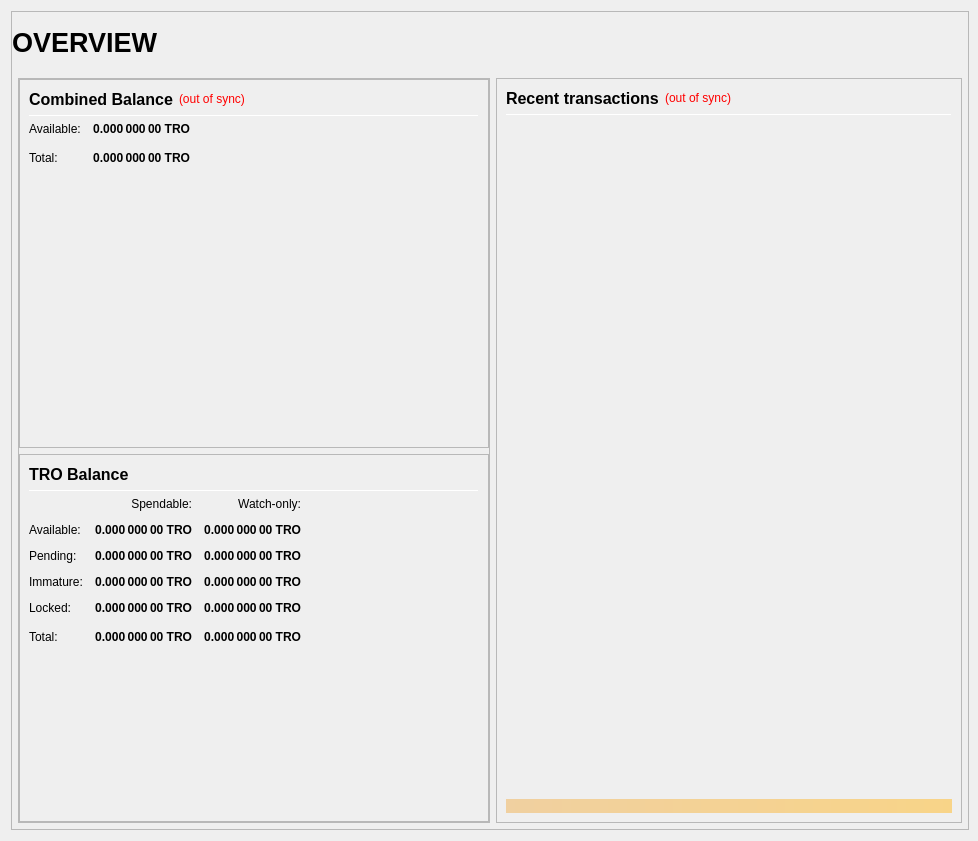
<?xml version="1.0" encoding="UTF-8"?>
<ui version="4.0">
 <class>OverviewPage</class>
 <widget class="QWidget" name="OverviewPage">
  <property name="geometry">
   <rect>
    <x>0</x>
    <y>0</y>
    <width>978</width>
    <height>841</height>
   </rect>
  </property>
  <property name="minimumSize">
   <size>
    <width>960</width>
    <height>682</height>
   </size>
  </property>
  <property name="windowTitle">
   <string>Form</string>
  </property>
  <layout class="QVBoxLayout" name="topLayout" stretch="1">
   <property name="rightMargin">
    <number>9</number>
   </property>
   <item>
    <widget class="QFrame" name="frame_BG">
     <property name="minimumSize">
      <size>
       <width>850</width>
       <height>610</height>
      </size>
     </property>
     <property name="maximumSize">
      <size>
       <width>16777215</width>
       <height>16777215</height>
      </size>
     </property>
     <property name="frameShape">
      <enum>QFrame::StyledPanel</enum>
     </property>
     <property name="frameShadow">
      <enum>QFrame::Raised</enum>
     </property>
     <layout class="QVBoxLayout" name="verticalLayout_3" stretch="1">
      <property name="leftMargin">
       <number>0</number>
      </property>
      <property name="topMargin">
       <number>0</number>
      </property>
      <property name="rightMargin">
       <number>0</number>
      </property>
      <property name="bottomMargin">
       <number>6</number>
      </property>
      <item>
       <layout class="QVBoxLayout" name="verticalLayout_Master" stretch="0,1">
        <property name="leftMargin">
         <number>0</number>
        </property>
        <property name="topMargin">
         <number>0</number>
        </property>
        <property name="rightMargin">
         <number>0</number>
        </property>
        <property name="bottomMargin">
         <number>0</number>
        </property>
        <item>
         <widget class="QFrame" name="frame_Header">
          <layout class="QVBoxLayout" name="verticalLayout_Header" stretch="0">
           <property name="leftMargin">
            <number>0</number>
           </property>
           <property name="topMargin">
            <number>0</number>
           </property>
           <property name="rightMargin">
            <number>0</number>
           </property>
           <property name="bottomMargin">
            <number>0</number>
           </property>
           <item>
            <layout class="QHBoxLayout" name="horizontalLayout_Header" stretch="1,0,1">
             <property name="spacing">
              <number>6</number>
             </property>
             <item>
              <widget class="QLabel" name="labelOverviewHeaderLeft">
               <property name="minimumSize">
                <size>
                 <width>464</width>
                 <height>60</height>
                </size>
               </property>
               <property name="maximumSize">
                <size>
                 <width>16777215</width>
                 <height>60</height>
                </size>
               </property>
               <property name="font">
                <font>
                 <pointsize>20</pointsize>
                 <weight>75</weight>
                 <bold>true</bold>
                </font>
               </property>
               <property name="text">
                <string>OVERVIEW</string>
               </property>
               <property name="alignment">
                <set>Qt::AlignLeading|Qt::AlignLeft|Qt::AlignVCenter</set>
               </property>
              </widget>
             </item>
             <item>
              <spacer name="horizontalSpacer_Header">
               <property name="orientation">
                <enum>Qt::Horizontal</enum>
               </property>
               <property name="sizeHint" stdset="0">
                <size>
                 <width>40</width>
                 <height>20</height>
                </size>
               </property>
              </spacer>
             </item>
             <item>
              <widget class="QLabel" name="labelOverviewHeaderRight">
               <property name="minimumSize">
                <size>
                 <width>464</width>
                 <height>60</height>
                </size>
               </property>
               <property name="maximumSize">
                <size>
                 <width>16777215</width>
                 <height>60</height>
                </size>
               </property>
               <property name="font">
                <font>
                 <pointsize>14</pointsize>
                </font>
               </property>
               <property name="text">
                <string/>
               </property>
               <property name="alignment">
                <set>Qt::AlignRight|Qt::AlignTrailing|Qt::AlignVCenter</set>
               </property>
              </widget>
             </item>
            </layout>
           </item>
          </layout>
         </widget>
        </item>
        <item>
         <widget class="QFrame" name="frame_Content">
          <layout class="QVBoxLayout" name="verticalLayout_Content">
           <property name="leftMargin">
            <number>6</number>
           </property>
           <property name="topMargin">
            <number>0</number>
           </property>
           <property name="rightMargin">
            <number>6</number>
           </property>
           <property name="bottomMargin">
            <number>0</number>
           </property>
           <item>
            <layout class="QHBoxLayout" name="horizontalLayout_Content" stretch="1,1">
             <property name="spacing">
              <number>6</number>
             </property>
             <item>
              <layout class="QVBoxLayout" name="verticalLayout_left" stretch="1">
               <item>
                <widget class="QFrame" name="frameObfuscation">
                 <property name="minimumSize">
                  <size>
                   <width>0</width>
                   <height>0</height>
                  </size>
                 </property>
                 <property name="frameShape">
                  <enum>QFrame::StyledPanel</enum>
                 </property>
                 <property name="frameShadow">
                  <enum>QFrame::Raised</enum>
                 </property>
                 <layout class="QVBoxLayout" name="verticalLayout" stretch="0,0,0">
                  <property name="leftMargin">
                   <number>0</number>
                  </property>
                  <property name="topMargin">
                   <number>0</number>
                  </property>
                  <property name="rightMargin">
                   <number>0</number>
                  </property>
                  <property name="bottomMargin">
                   <number>0</number>
                  </property>
                  <item>
                   <widget class="QFrame" name="frame_CombinedBalances">
                    <property name="minimumSize">
                     <size>
                      <width>470</width>
                      <height>0</height>
                     </size>
                    </property>
                    <property name="frameShape">
                     <enum>QFrame::StyledPanel</enum>
                    </property>
                    <property name="frameShadow">
                     <enum>QFrame::Raised</enum>
                    </property>
                    <layout class="QVBoxLayout" name="verticalLayout_5">
                     <item>
                      <layout class="QHBoxLayout" name="horizontalLayout_5" stretch="0,0,0">
                       <item>
                        <widget class="QLabel" name="label_5z">
                         <property name="minimumSize">
                          <size>
                           <width>0</width>
                           <height>20</height>
                          </size>
                         </property>
                         <property name="font">
                          <font>
                           <pointsize>12</pointsize>
                           <weight>75</weight>
                           <bold>true</bold>
                          </font>
                         </property>
                         <property name="toolTip">
                          <string>Combined Balance (including unconfirmed and immature coins)</string>
                         </property>
                         <property name="text">
                          <string>Combined Balance</string>
                         </property>
                        </widget>
                       </item>
                       <item>
                        <widget class="QLabel" name="labelWalletStatus">
                         <property name="cursor">
                          <cursorShape>WhatsThisCursor</cursorShape>
                         </property>
                         <property name="toolTip">
                          <string>The displayed information may be out of date. Your wallet automatically synchronizes with the Trunk network after a connection is established, but this process has not completed yet.</string>
                         </property>
                         <property name="styleSheet">
                          <string notr="true">QLabel { color: red; }</string>
                         </property>
                         <property name="text">
                          <string notr="true">(out of sync)</string>
                         </property>
                         <property name="alignment">
                          <set>Qt::AlignLeading|Qt::AlignLeft|Qt::AlignVCenter</set>
                         </property>
                        </widget>
                       </item>
                       <item>
                        <spacer name="horizontalSpacer_1">
                         <property name="orientation">
                          <enum>Qt::Horizontal</enum>
                         </property>
                         <property name="sizeHint" stdset="0">
                          <size>
                           <width>40</width>
                           <height>20</height>
                          </size>
                         </property>
                        </spacer>
                       </item>
                      </layout>
                     </item>
                     <item>
                      <widget class="Line" name="line_CombinedBalance">
                       <property name="minimumSize">
                        <size>
                         <width>0</width>
                         <height>1</height>
                        </size>
                       </property>
                       <property name="maximumSize">
                        <size>
                         <width>16777215</width>
                         <height>1</height>
                        </size>
                       </property>
                       <property name="orientation">
                        <enum>Qt::Horizontal</enum>
                       </property>
                      </widget>
                     </item>
                     <item>
                      <layout class="QGridLayout" name="gridLayout_3">
                       <property name="spacing">
                        <number>12</number>
                       </property>
                       <item row="1" column="0">
                        <widget class="QLabel" name="labelBalanceTextz">
                         <property name="text">
                          <string>Available:</string>
                         </property>
                        </widget>
                       </item>
                       <item row="1" column="1">
                        <widget class="QLabel" name="labelBalancez">
                         <property name="font">
                          <font>
                           <weight>75</weight>
                           <bold>true</bold>
                          </font>
                         </property>
                         <property name="cursor">
                          <cursorShape>IBeamCursor</cursorShape>
                         </property>
                         <property name="toolTip">
                          <string>Your current spendable balance</string>
                         </property>
                         <property name="text">
                          <string notr="true">0.000 000 00 TRO</string>
                         </property>
                         <property name="alignment">
                          <set>Qt::AlignRight|Qt::AlignTrailing|Qt::AlignVCenter</set>
                         </property>
                         <property name="textInteractionFlags">
                          <set>Qt::LinksAccessibleByMouse|Qt::TextSelectableByKeyboard|Qt::TextSelectableByMouse</set>
                         </property>
                        </widget>
                       </item>
                       <item row="2" column="0">
                        <widget class="QLabel" name="labelTotalTextz">
                         <property name="text">
                          <string>Total:</string>
                         </property>
                        </widget>
                       </item>
                       <item row="2" column="1">
                        <widget class="QLabel" name="labelTotalz">
                         <property name="font">
                          <font>
                           <weight>75</weight>
                           <bold>true</bold>
                          </font>
                         </property>
                         <property name="cursor">
                          <cursorShape>IBeamCursor</cursorShape>
                         </property>
                         <property name="toolTip">
                          <string>Total Balance, including all unavailable coins.</string>
                         </property>
                         <property name="text">
                          <string notr="true">0.000 000 00 TRO</string>
                         </property>
                         <property name="alignment">
                          <set>Qt::AlignRight|Qt::AlignTrailing|Qt::AlignVCenter</set>
                         </property>
                         <property name="textInteractionFlags">
                          <set>Qt::LinksAccessibleByMouse|Qt::TextSelectableByKeyboard|Qt::TextSelectableByMouse</set>
                         </property>
                        </widget>
                       </item>
                       <item row="2" column="3">
                        <spacer name="horizontalSpacer_2">
                         <property name="orientation">
                          <enum>Qt::Horizontal</enum>
                         </property>
                         <property name="sizeHint" stdset="0">
                          <size>
                           <width>40</width>
                           <height>20</height>
                          </size>
                         </property>
                        </spacer>
                       </item>
                      </layout>
                     </item>
                     <item>
                      <spacer name="verticalSpacer_1">
                       <property name="orientation">
                        <enum>Qt::Vertical</enum>
                       </property>
                       <property name="sizeHint" stdset="0">
                        <size>
                         <width>20</width>
                         <height>40</height>
                        </size>
                       </property>
                      </spacer>
                     </item>
                    </layout>
                   </widget>
                  </item>
                  <item>
                   <widget class="QFrame" name="frame_Balances">
                    <property name="frameShape">
                     <enum>QFrame::StyledPanel</enum>
                    </property>
                    <property name="frameShadow">
                     <enum>QFrame::Raised</enum>
                    </property>
                    <layout class="QVBoxLayout" name="verticalLayout_4">
                     <item>
                      <layout class="QHBoxLayout" name="horizontalLayout_4">
                       <item>
                        <widget class="QLabel" name="label_5">
                         <property name="minimumSize">
                          <size>
                           <width>0</width>
                           <height>20</height>
                          </size>
                         </property>
                         <property name="font">
                          <font>
                           <pointsize>12</pointsize>
                           <weight>75</weight>
                           <bold>true</bold>
                          </font>
                         </property>
                         <property name="text">
                          <string>TRO Balance</string>
                         </property>
                        </widget>
                       </item>
                       <item>
                        <spacer name="horizontalSpacer_3">
                         <property name="orientation">
                          <enum>Qt::Horizontal</enum>
                         </property>
                         <property name="sizeHint" stdset="0">
                          <size>
                           <width>40</width>
                           <height>20</height>
                          </size>
                         </property>
                        </spacer>
                       </item>
                      </layout>
                     </item>
                     <item>
                      <widget class="Line" name="line_Balance">
                       <property name="minimumSize">
                        <size>
                         <width>0</width>
                         <height>1</height>
                        </size>
                       </property>
                       <property name="maximumSize">
                        <size>
                         <width>16777215</width>
                         <height>1</height>
                        </size>
                       </property>
                       <property name="orientation">
                        <enum>Qt::Horizontal</enum>
                       </property>
                      </widget>
                     </item>
                     <item>
                      <layout class="QGridLayout" name="gridLayout">
                       <property name="spacing">
                        <number>12</number>
                       </property>
                       <item row="0" column="1">
                        <widget class="QLabel" name="labelSpendable">
                         <property name="text">
                          <string>Spendable:</string>
                         </property>
                         <property name="alignment">
                          <set>Qt::AlignRight|Qt::AlignTrailing|Qt::AlignVCenter</set>
                         </property>
                        </widget>
                       </item>
                       <item row="0" column="2">
                        <widget class="QLabel" name="labelWatchonly">
                         <property name="text">
                          <string>Watch-only:</string>
                         </property>
                         <property name="alignment">
                          <set>Qt::AlignRight|Qt::AlignTrailing|Qt::AlignVCenter</set>
                         </property>
                        </widget>
                       </item>
                       <item row="1" column="0">
                        <widget class="QLabel" name="labelBalanceText">
                         <property name="text">
                          <string>Available:</string>
                         </property>
                        </widget>
                       </item>
                       <item row="1" column="1">
                        <widget class="QLabel" name="labelBalance">
                         <property name="font">
                          <font>
                           <weight>75</weight>
                           <bold>true</bold>
                          </font>
                         </property>
                         <property name="cursor">
                          <cursorShape>IBeamCursor</cursorShape>
                         </property>
                         <property name="toolTip">
                          <string>Your current spendable balance</string>
                         </property>
                         <property name="text">
                          <string notr="true">0.000 000 00 TRO</string>
                         </property>
                         <property name="alignment">
                          <set>Qt::AlignRight|Qt::AlignTrailing|Qt::AlignVCenter</set>
                         </property>
                         <property name="textInteractionFlags">
                          <set>Qt::LinksAccessibleByMouse|Qt::TextSelectableByKeyboard|Qt::TextSelectableByMouse</set>
                         </property>
                        </widget>
                       </item>
                       <item row="1" column="2">
                        <widget class="QLabel" name="labelWatchAvailable">
                         <property name="font">
                          <font>
                           <weight>75</weight>
                           <bold>true</bold>
                          </font>
                         </property>
                         <property name="cursor">
                          <cursorShape>IBeamCursor</cursorShape>
                         </property>
                         <property name="toolTip">
                          <string>Your current balance in watch-only addresses</string>
                         </property>
                         <property name="text">
                          <string notr="true">0.000 000 00 TRO</string>
                         </property>
                         <property name="alignment">
                          <set>Qt::AlignRight|Qt::AlignTrailing|Qt::AlignVCenter</set>
                         </property>
                         <property name="textInteractionFlags">
                          <set>Qt::LinksAccessibleByMouse|Qt::TextSelectableByKeyboard|Qt::TextSelectableByMouse</set>
                         </property>
                        </widget>
                       </item>
                       <item row="2" column="0">
                        <widget class="QLabel" name="labelPendingText">
                         <property name="text">
                          <string>Pending:</string>
                         </property>
                        </widget>
                       </item>
                       <item row="2" column="1">
                        <widget class="QLabel" name="labelUnconfirmed">
                         <property name="font">
                          <font>
                           <weight>75</weight>
                           <bold>true</bold>
                          </font>
                         </property>
                         <property name="cursor">
                          <cursorShape>IBeamCursor</cursorShape>
                         </property>
                         <property name="toolTip">
                          <string>Total of transactions that have yet to be confirmed, and do not yet count toward the spendable balance</string>
                         </property>
                         <property name="text">
                          <string notr="true">0.000 000 00 TRO</string>
                         </property>
                         <property name="alignment">
                          <set>Qt::AlignRight|Qt::AlignTrailing|Qt::AlignVCenter</set>
                         </property>
                         <property name="textInteractionFlags">
                          <set>Qt::LinksAccessibleByMouse|Qt::TextSelectableByKeyboard|Qt::TextSelectableByMouse</set>
                         </property>
                        </widget>
                       </item>
                       <item row="2" column="2">
                        <widget class="QLabel" name="labelWatchPending">
                         <property name="font">
                          <font>
                           <weight>75</weight>
                           <bold>true</bold>
                          </font>
                         </property>
                         <property name="cursor">
                          <cursorShape>IBeamCursor</cursorShape>
                         </property>
                         <property name="toolTip">
                          <string>Unconfirmed transactions to watch-only addresses</string>
                         </property>
                         <property name="text">
                          <string notr="true">0.000 000 00 TRO</string>
                         </property>
                         <property name="alignment">
                          <set>Qt::AlignRight|Qt::AlignTrailing|Qt::AlignVCenter</set>
                         </property>
                         <property name="textInteractionFlags">
                          <set>Qt::LinksAccessibleByMouse|Qt::TextSelectableByKeyboard|Qt::TextSelectableByMouse</set>
                         </property>
                        </widget>
                       </item>
                       <item row="3" column="0">
                        <widget class="QLabel" name="labelImmatureText">
                         <property name="text">
                          <string>Immature:</string>
                         </property>
                        </widget>
                       </item>
                       <item row="3" column="1">
                        <widget class="QLabel" name="labelImmature">
                         <property name="font">
                          <font>
                           <weight>75</weight>
                           <bold>true</bold>
                          </font>
                         </property>
                         <property name="cursor">
                          <cursorShape>IBeamCursor</cursorShape>
                         </property>
                         <property name="toolTip">
                          <string>Staked or masternode rewards that has not yet matured</string>
                         </property>
                         <property name="text">
                          <string notr="true">0.000 000 00 TRO</string>
                         </property>
                         <property name="alignment">
                          <set>Qt::AlignRight|Qt::AlignTrailing|Qt::AlignVCenter</set>
                         </property>
                         <property name="textInteractionFlags">
                          <set>Qt::LinksAccessibleByMouse|Qt::TextSelectableByKeyboard|Qt::TextSelectableByMouse</set>
                         </property>
                        </widget>
                       </item>
                       <item row="3" column="2">
                        <widget class="QLabel" name="labelWatchImmature">
                         <property name="font">
                          <font>
                           <weight>75</weight>
                           <bold>true</bold>
                          </font>
                         </property>
                         <property name="cursor">
                          <cursorShape>IBeamCursor</cursorShape>
                         </property>
                         <property name="toolTip">
                          <string>Staked or masternode rewards in watch-only addresses that has not yet matured</string>
                         </property>
                         <property name="text">
                          <string notr="true">0.000 000 00 TRO</string>
                         </property>
                         <property name="alignment">
                          <set>Qt::AlignRight|Qt::AlignTrailing|Qt::AlignVCenter</set>
                         </property>
                         <property name="textInteractionFlags">
                          <set>Qt::LinksAccessibleByMouse|Qt::TextSelectableByKeyboard|Qt::TextSelectableByMouse</set>
                         </property>
                        </widget>
                       </item>
                       <item row="4" column="0">
                        <widget class="QLabel" name="labelLockedBalanceText">
                         <property name="toolTip">
                          <string>Locked TRO or Masternode collaterals. These are excluded from zTRO minting.</string>
                         </property>
                         <property name="text">
                          <string>Locked:</string>
                         </property>
                        </widget>
                       </item>
                       <item row="4" column="1">
                        <widget class="QLabel" name="labelLockedBalance">
                         <property name="font">
                          <font>
                           <weight>75</weight>
                           <bold>true</bold>
                          </font>
                         </property>
                         <property name="cursor">
                          <cursorShape>IBeamCursor</cursorShape>
                         </property>
                         <property name="toolTip">
                          <string>Locked TRO or Masternode collaterals. These are excluded from zTRO minting.</string>
                         </property>
                         <property name="text">
                          <string notr="true">0.000 000 00 TRO</string>
                         </property>
                         <property name="alignment">
                          <set>Qt::AlignRight|Qt::AlignTrailing|Qt::AlignVCenter</set>
                         </property>
                         <property name="textInteractionFlags">
                          <set>Qt::LinksAccessibleByMouse|Qt::TextSelectableByKeyboard|Qt::TextSelectableByMouse</set>
                         </property>
                        </widget>
                       </item>
                       <item row="4" column="2">
                        <widget class="QLabel" name="labelWatchLocked">
                         <property name="font">
                          <font>
                           <weight>75</weight>
                           <bold>true</bold>
                          </font>
                         </property>
                         <property name="cursor">
                          <cursorShape>IBeamCursor</cursorShape>
                         </property>
                         <property name="toolTip">
                          <string>Current locked balance in watch-only addresses</string>
                         </property>
                         <property name="text">
                          <string notr="true">0.000 000 00 TRO</string>
                         </property>
                         <property name="alignment">
                          <set>Qt::AlignRight|Qt::AlignTrailing|Qt::AlignVCenter</set>
                         </property>
                         <property name="textInteractionFlags">
                          <set>Qt::LinksAccessibleByMouse|Qt::TextSelectableByKeyboard|Qt::TextSelectableByMouse</set>
                         </property>
                        </widget>
                       </item>
                       <item row="5" column="0">
                        <widget class="QLabel" name="labelTotalText">
                         <property name="toolTip">
                          <string>Your current Trunk balance, unconfirmed and immature transactions included</string>
                         </property>
                         <property name="text">
                          <string>Total:</string>
                         </property>
                        </widget>
                       </item>
                       <item row="5" column="1">
                        <widget class="QLabel" name="labelTotal">
                         <property name="font">
                          <font>
                           <weight>75</weight>
                           <bold>true</bold>
                          </font>
                         </property>
                         <property name="cursor">
                          <cursorShape>IBeamCursor</cursorShape>
                         </property>
                         <property name="toolTip">
                          <string>Your current Trunk balance, unconfirmed and immature transactions included</string>
                         </property>
                         <property name="text">
                          <string notr="true">0.000 000 00 TRO</string>
                         </property>
                         <property name="alignment">
                          <set>Qt::AlignRight|Qt::AlignTrailing|Qt::AlignVCenter</set>
                         </property>
                         <property name="textInteractionFlags">
                          <set>Qt::LinksAccessibleByMouse|Qt::TextSelectableByKeyboard|Qt::TextSelectableByMouse</set>
                         </property>
                        </widget>
                       </item>
                       <item row="5" column="2">
                        <widget class="QLabel" name="labelWatchTotal">
                         <property name="font">
                          <font>
                           <weight>75</weight>
                           <bold>true</bold>
                          </font>
                         </property>
                         <property name="cursor">
                          <cursorShape>IBeamCursor</cursorShape>
                         </property>
                         <property name="toolTip">
                          <string>Current total balance in watch-only addresses</string>
                         </property>
                         <property name="text">
                          <string notr="true">0.000 000 00 TRO</string>
                         </property>
                         <property name="alignment">
                          <set>Qt::AlignRight|Qt::AlignTrailing|Qt::AlignVCenter</set>
                         </property>
                         <property name="textInteractionFlags">
                          <set>Qt::LinksAccessibleByMouse|Qt::TextSelectableByKeyboard|Qt::TextSelectableByMouse</set>
                         </property>
                        </widget>
                       </item>
                       <item row="5" column="3">
                        <spacer name="horizontalSpacer_9">
                         <property name="orientation">
                          <enum>Qt::Horizontal</enum>
                         </property>
                         <property name="sizeHint" stdset="0">
                          <size>
                           <width>40</width>
                           <height>20</height>
                          </size>
                         </property>
                        </spacer>
                       </item>
                      </layout>
                     </item>
                     <item>
                      <spacer name="verticalSpacer_3">
                       <property name="orientation">
                        <enum>Qt::Vertical</enum>
                       </property>
                       <property name="sizeHint" stdset="0">
                        <size>
                         <width>20</width>
                         <height>40</height>
                        </size>
                       </property>
                      </spacer>
                     </item>
                    </layout>
                   </widget>
                  </item>
                 </layout>
                </widget>
               </item>
              </layout>
             </item>
             <item>
              <layout class="QVBoxLayout" name="verticalLayout_right" stretch="1">
               <item>
                <widget class="QFrame" name="frame_RecentTransactions">
                 <property name="minimumSize">
                  <size>
                   <width>0</width>
                   <height>0</height>
                  </size>
                 </property>
                 <property name="frameShape">
                  <enum>QFrame::StyledPanel</enum>
                 </property>
                 <property name="frameShadow">
                  <enum>QFrame::Raised</enum>
                 </property>
                 <layout class="QVBoxLayout" name="verticalLayout_1" stretch="0,0,0,0,0">
                  <item>
                   <layout class="QHBoxLayout" name="horizontalLayout_2">
                    <item>
                     <widget class="QLabel" name="label_4">
                      <property name="minimumSize">
                       <size>
                        <width>0</width>
                        <height>20</height>
                       </size>
                      </property>
                      <property name="font">
                       <font>
                        <pointsize>12</pointsize>
                        <weight>75</weight>
                        <bold>true</bold>
                       </font>
                      </property>
                      <property name="text">
                       <string>Recent transactions</string>
                      </property>
                     </widget>
                    </item>
                    <item>
                     <widget class="QLabel" name="labelTransactionsStatus">
                      <property name="cursor">
                       <cursorShape>WhatsThisCursor</cursorShape>
                      </property>
                      <property name="toolTip">
                       <string>The displayed information may be out of date. Your wallet automatically synchronizes with the Trunk network after a connection is established, but this process has not completed yet.</string>
                      </property>
                      <property name="styleSheet">
                       <string notr="true">QLabel { color: red; }</string>
                      </property>
                      <property name="text">
                       <string notr="true">(out of sync)</string>
                      </property>
                      <property name="alignment">
                       <set>Qt::AlignRight|Qt::AlignTrailing|Qt::AlignVCenter</set>
                      </property>
                     </widget>
                    </item>
                    <item>
                     <spacer name="horizontalSpacer">
                      <property name="orientation">
                       <enum>Qt::Horizontal</enum>
                      </property>
                      <property name="sizeHint" stdset="0">
                       <size>
                        <width>40</width>
                        <height>20</height>
                       </size>
                      </property>
                     </spacer>
                    </item>
                   </layout>
                  </item>
                  <item>
                   <widget class="Line" name="line">
                    <property name="minimumSize">
                     <size>
                      <width>0</width>
                      <height>1</height>
                     </size>
                    </property>
                    <property name="maximumSize">
                     <size>
                      <width>16777215</width>
                      <height>1</height>
                     </size>
                    </property>
                    <property name="orientation">
                     <enum>Qt::Horizontal</enum>
                    </property>
                   </widget>
                  </item>
                  <item>
                   <widget class="QListView" name="listTransactions">
                    <property name="minimumSize">
                     <size>
                      <width>0</width>
                      <height>0</height>
                     </size>
                    </property>
                    <property name="styleSheet">
                     <string notr="true">QListView { background: transparent; }</string>
                    </property>
                    <property name="frameShape">
                     <enum>QFrame::NoFrame</enum>
                    </property>
                    <property name="verticalScrollBarPolicy">
                     <enum>Qt::ScrollBarAlwaysOff</enum>
                    </property>
                    <property name="horizontalScrollBarPolicy">
                     <enum>Qt::ScrollBarAlwaysOff</enum>
                    </property>
                    <property name="selectionMode">
                     <enum>QAbstractItemView::NoSelection</enum>
                    </property>
                   </widget>
                  </item>
                  <item>
                   <spacer name="verticalSpacer_2">
                    <property name="orientation">
                     <enum>Qt::Vertical</enum>
                    </property>
                    <property name="sizeType">
                     <enum>QSizePolicy::Expanding</enum>
                    </property>
                    <property name="sizeHint" stdset="0">
                     <size>
                      <width>20</width>
                      <height>40</height>
                     </size>
                    </property>
                   </spacer>
                  </item>
                  <item>
                   <widget class="QLabel" name="labelAlerts">
                    <property name="maximumSize">
                     <size>
                      <width>16777215</width>
                      <height>16777215</height>
                     </size>
                    </property>
                    <property name="styleSheet">
                     <string notr="true">background-color: qlineargradient(x1: 0, y1: 0, x2: 1, y2: 0, stop:0 #F0D0A0, stop:1 #F8D488); color:#000000;</string>
                    </property>
                    <property name="text">
                     <string/>
                    </property>
                    <property name="wordWrap">
                     <bool>true</bool>
                    </property>
                    <property name="margin">
                     <number>3</number>
                    </property>
                   </widget>
                  </item>
                 </layout>
                </widget>
               </item>
              </layout>
             </item>
            </layout>
           </item>
          </layout>
         </widget>
        </item>
       </layout>
      </item>
     </layout>
    </widget>
   </item>
  </layout>
 </widget>
 <resources/>
 <connections/>
</ui>
